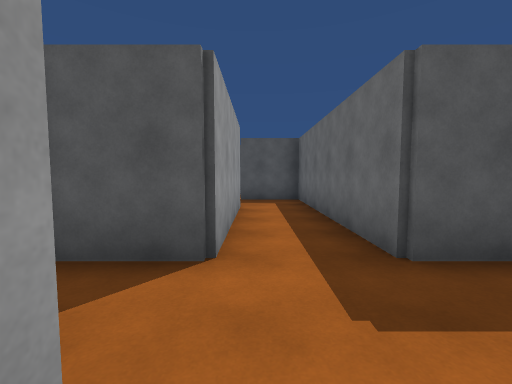
View 1 (above)

21 first-person views from a walk through a Unity game level. The camera is 1.5 m above the floor, tilts 4° down and sees 90° across. The floor is counted in squares, 1.8 m on a side. Each view is taken from the middle of a square. On the plan, view 1 faces up. The plan holds only what a view shows up to about 10 squares ahead; the rest is blank. The place goes on beyond the plan. The player is left out.

View 2
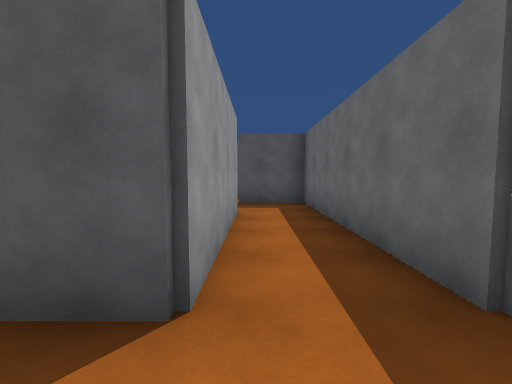

View 3
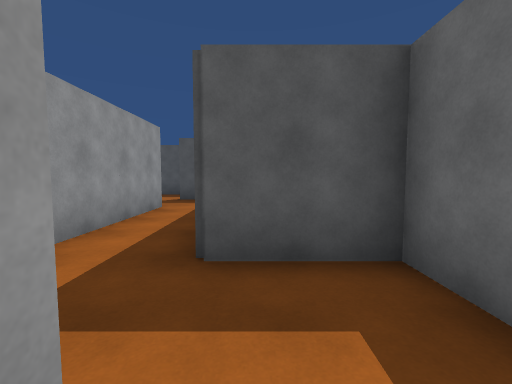

View 4
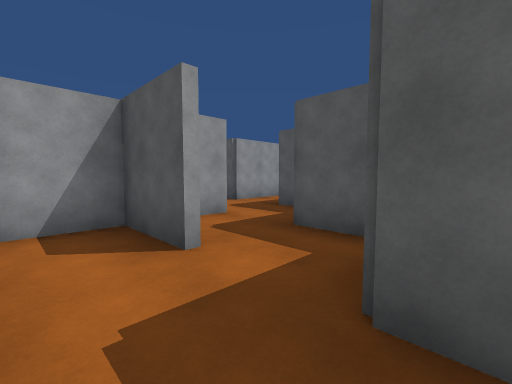

View 5
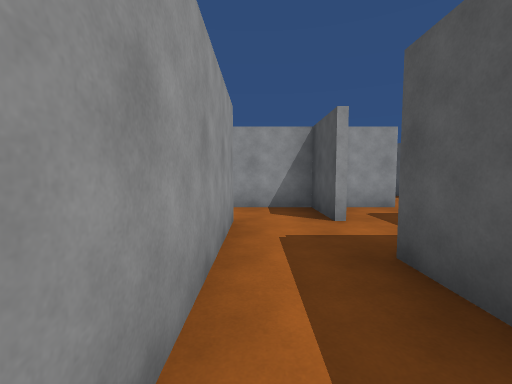

View 6
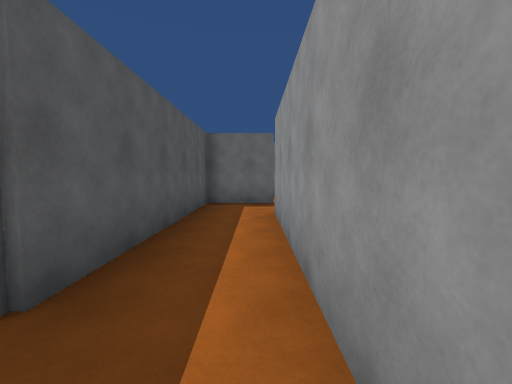

View 7
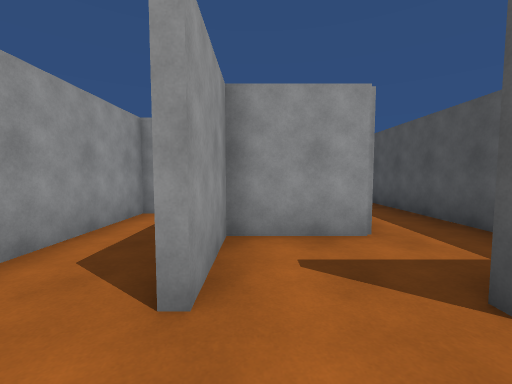

View 8
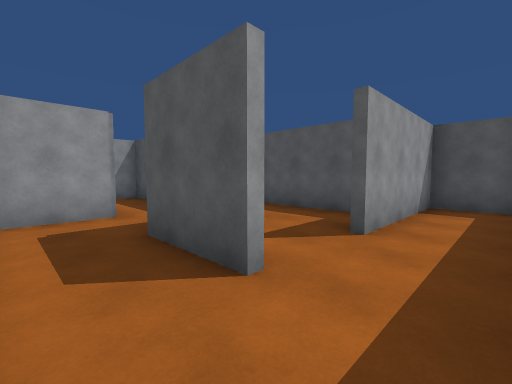

View 9
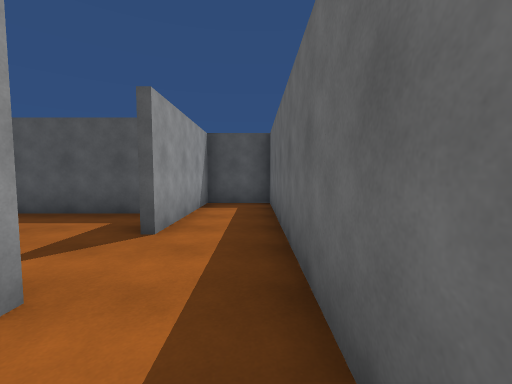

View 10
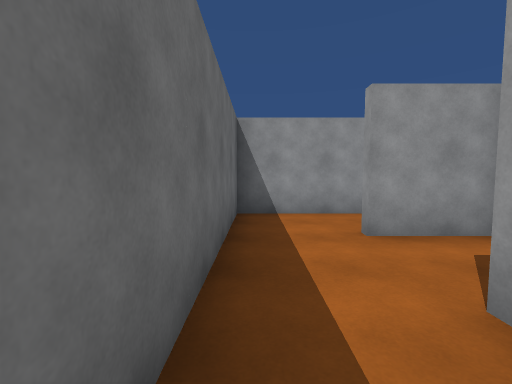

View 11
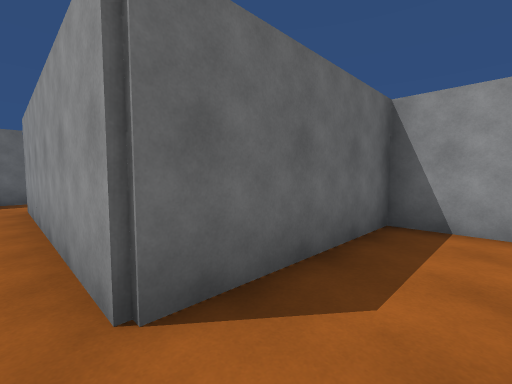

View 12
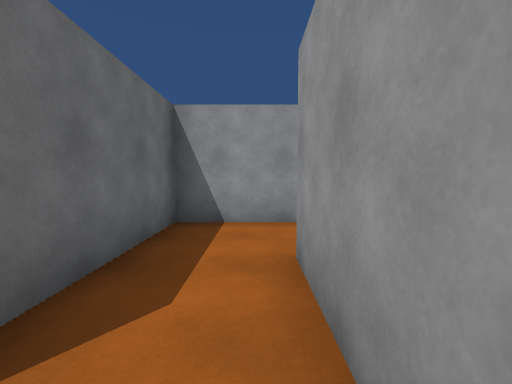

View 13
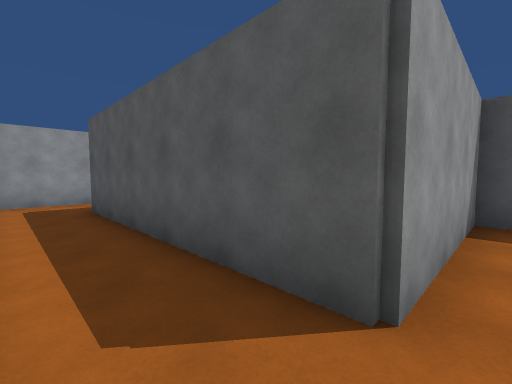

View 14
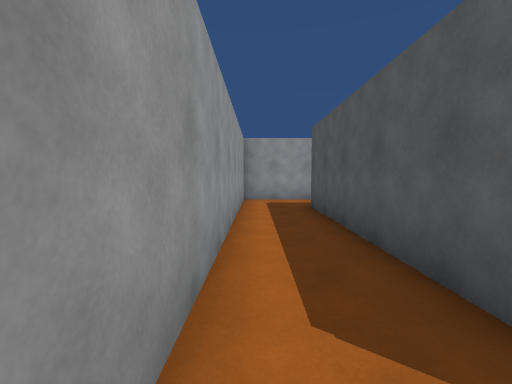

View 15
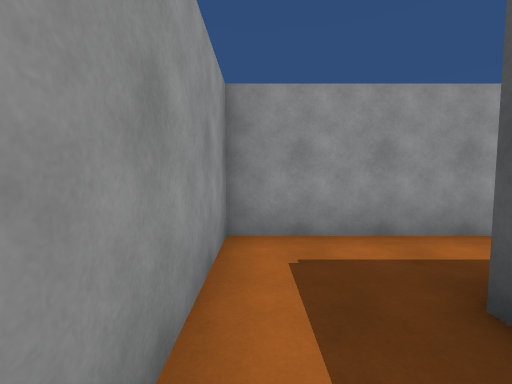

View 16
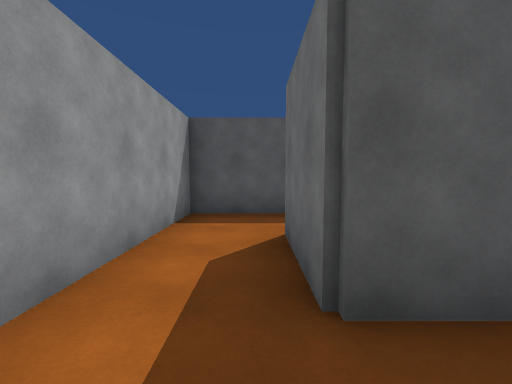

View 17
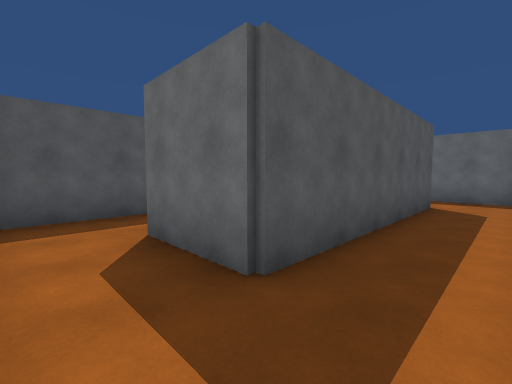

View 18
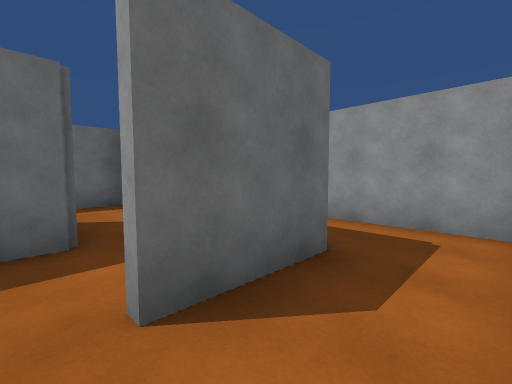

View 19
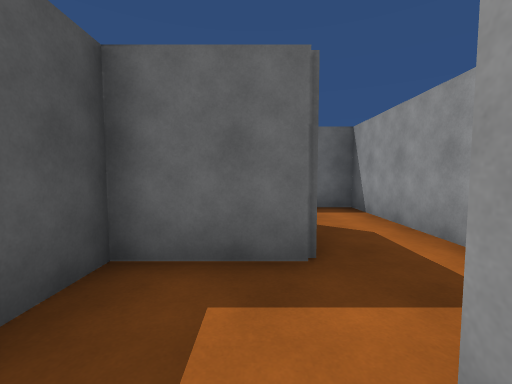

View 20
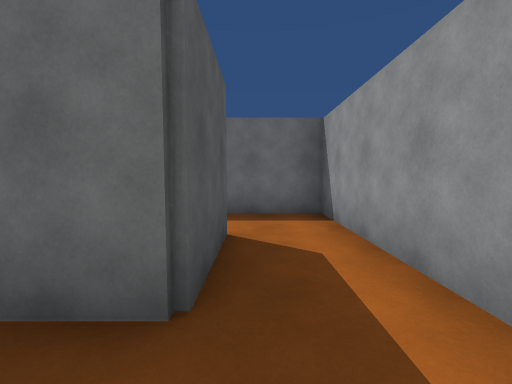

View 21
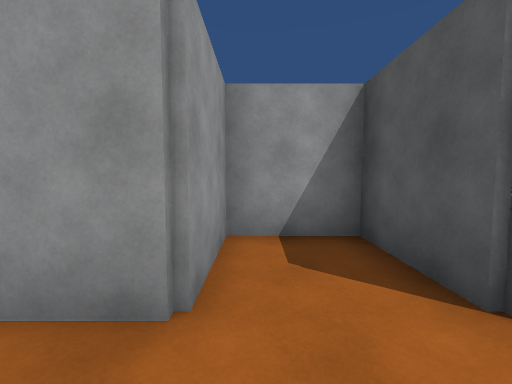

### Floor plan
Points are (right, up) in squares from view 1. A wall is a line through its corners. A room is listed if a view was taken in it or the views show most of it. See-through windows are left out.
Room 1 (views 1, 2, 21)
walls: (3.4, 1.2) (3.4, 2.4) (1.4, 2.4) (1.4, 6.4); (-0.4, 6.5) (-0.4, 2.4) (-2.4, 2.4) (-2.4, 0.6) (-0.4, 0.6) (-0.4, -0.5)
ways out: opening at (2, 1) to room 2; opening at (0, 7)
Room 2 (view 3)
walls: (1.6, 0.6) (1.6, -0.8); (4.8, 0.4) (3.4, 0.4)
ways out: opening at (2, 1) to room 1; opening at (4, -1) to room 3
Room 3 (views 4, 5, 6)
walls: (9.6, -5.4) (10.6, -5.4); (3.4, -3.4) (9.6, -3.4) (9.6, -4.5); (11.4, -3.6) (11.4, -1.6) (5.4, -1.6)
ways out: opening at (4, -1) to room 2; opening at (10, -4) to room 4; opening at (3, -3) to room 5
Room 4 (views 7, 8, 9, 10)
walls: (10.6, -5.4) (11.5, -5.4); (9.6, -4.5) (9.6, -5.4); (11.5, -7.4) (13.4, -7.4) (13.4, 0.4) (11.5, 0.4) (11.5, -3.5)
ways out: opening at (10, -4) to room 3; opening at (11, -7) to room 8
Room 5 (views 11, 12, 13, 14)
walls: (1.4, -7.4) (3.4, -7.4) (3.4, -3.4); (3.6, -1.6) (1.6, -1.6) (1.6, -5.6)
ways out: opening at (3, -3) to room 3; opening at (1, -7) to room 6
Room 6 (views 15, 16, 17)
walls: (-6.4, -3.5) (-6.4, -7.4) (1.4, -7.4); (1.6, -5.6) (-4.6, -5.6) (-4.6, -3.5)
ways out: opening at (1, -7) to room 5; opening at (-6, -4) to room 7
Room 7 (views 18, 19, 20)
walls: (-2.8, -5.4) (1.4, -5.4) (1.4, -3.4); (-0.5, -3.6) (-2.6, -3.6) (-2.6, -1.6) (-6.4, -1.6) (-6.4, -3.5)
ways out: opening at (-6, -4) to room 6
Room 8 (no view inside)
walls: (7.6, -6.4) (7.6, -7.4) (11.5, -7.4); (11.6, -5.6) (9.5, -5.6)
ways out: opening at (11, -7) to room 4; opening at (8, -6) to room 9
Room 9 (no view inside)
walls: (7.6, -5.4) (7.6, -6.4)
ways out: opening at (8, -6) to room 8; opening at (6.5, -5)

Positions as (right, up) in squares from view 1, and headings:
1: (0, 0), facing up
2: (0, 1), facing up
3: (2, 0), facing up
4: (6, -3), facing up-left
5: (8, -3), facing left
6: (4, -3), facing right
7: (13, -5), facing left
8: (13, -7), facing up-left
9: (13, -7), facing up
10: (13, -2), facing down
11: (2, -3), facing down-right
12: (2, -3), facing down
13: (2, -7), facing up-left
14: (2, -7), facing left
15: (-3, -7), facing left
16: (-5, -7), facing up
17: (-6, -7), facing up-right
18: (-6, -3), facing down-right
19: (-5, -3), facing right
20: (-4, -4), facing right
21: (1, 1), facing left
